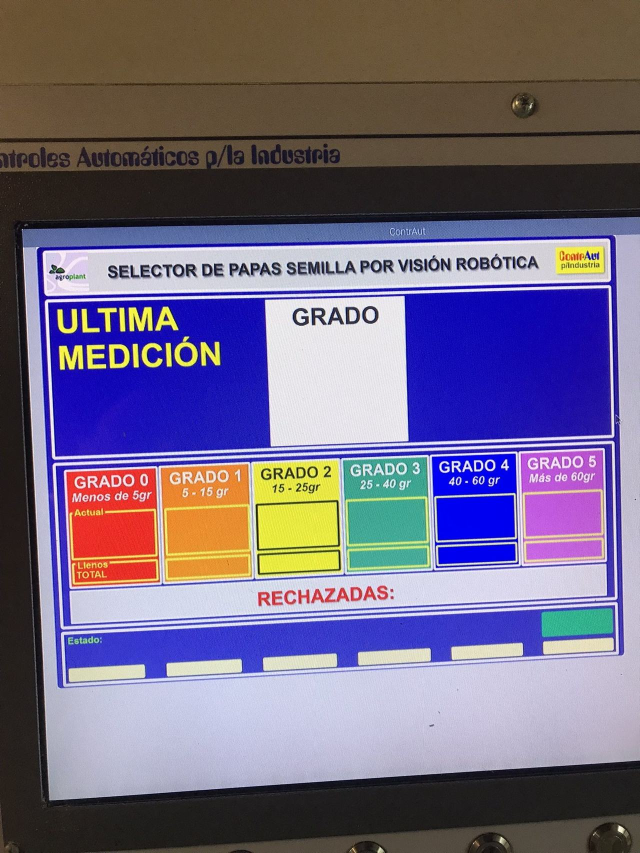
#> input picture assets/gallery/agroplant_02_hmi_onsite.jpg, 1280 x 1706 px (shown at 1/2 size)
$ python imagenes.py
#> lines starting #> are read from the running program, lines starting #| are printed output that depends on the picture
# -*- coding: utf-8 -*-
"""Convierte las fotos fuente de assets/ a WebP en dos anchos (assets/img/).
Uso: python3 tools/imagenes.py   (requiere Pillow)"""
import os
from PIL import Image, ImageOps

RAIZ = os.path.dirname(os.path.dirname(os.path.abspath(__file__)))
SRC = os.path.join(RAIZ, "assets")
OUT = os.path.join(RAIZ, "assets", "img")
ANCHOS = (640, 1280)

FOTOS = {
    "gallery/agroplant_02_hmi_onsite.jpg": "u9-hmi-planta",
    "gallery/agroplant_04_pcb.jpg": "u9-placas",
    "gallery/agroplant_05_vision_box.jpg": "u9-camara",
    "gallery/agroplant_06_vision_test.jpg": "u9-ensayo",
    "gallery/agroplant_07_hmi_grado.jpg": "u9-hmi-grado",
    "gallery/agroplant_08_planta_molino.jpg": "u9-planta",
    "gallery/agroplant_09_panel.jpg": "u9-tablero",
    "papometro_vision.jpg": "u9-segmentacion",
    "electronart_app.png": "ea-esquematico",
    "electronart_fft.png": "ea-fft",
    "mixoil_graf.png": "mixoil-ciclo",
    "gallery/obra_01_cad.jpg": "obra-cad",
    "gallery/obra_03_control.jpg": "obra-control",
    "gallery/obra_04_ensamble.jpg": "obra-ensamble",
    "gallery/obra_05_completo.jpg": "obra-completo",
    "gallery/robot_01_ensamblado.jpg": "robot-armado",
    "gallery/robot_02_desensamblado.jpg": "robot-despiece",
}

def main():
    os.makedirs(OUT, exist_ok=True)
    for src, nombre in FOTOS.items():
        im = ImageOps.exif_transpose(Image.open(os.path.join(SRC, src))).convert("RGB")
#> im is the input picture: PIL image 1280x1706 RGB; mean R, G, B 115.1, 105.4, 131.8
        for w in ANCHOS:
            r = im.copy()
            r.thumbnail((w, 10000))  # no agranda imagenes chicas
            dst = os.path.join(OUT, f"{nombre}-{w}.webp")
            r.save(dst, "WEBP", quality=72, method=6)
            print(dst, r.size, os.path.getsize(dst) // 1024, "KB")
#> this loop made 2 passes
#> pass 1, in main, `r.save(dst, "WEBP", quality=72, method=6)`:
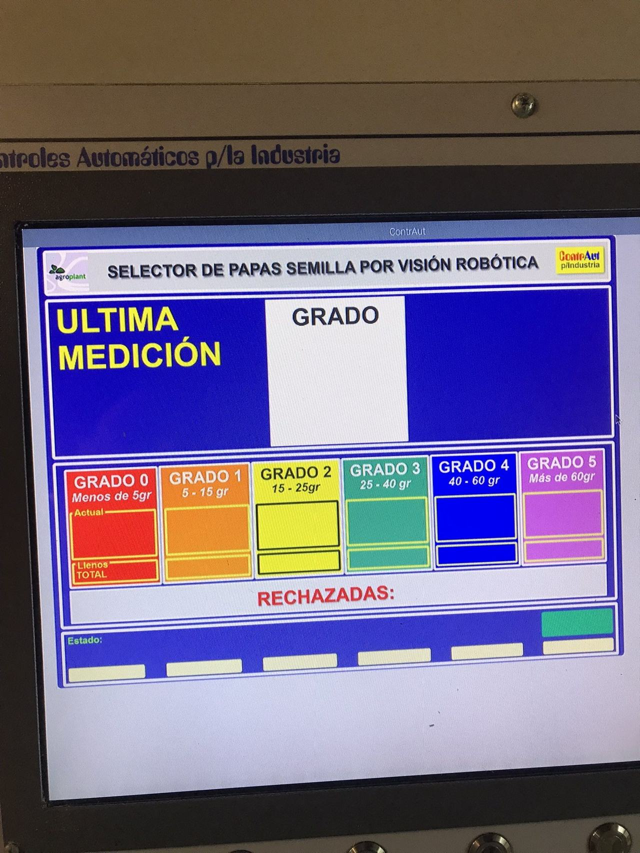
#> saved as u9-hmi-planta-640.webp: PIL image 640x853 RGB; mean R, G, B 115.1, 105.4, 131.8
#> pass 2 of the loop in main, `for src, nombre in FOTOS.items():`:
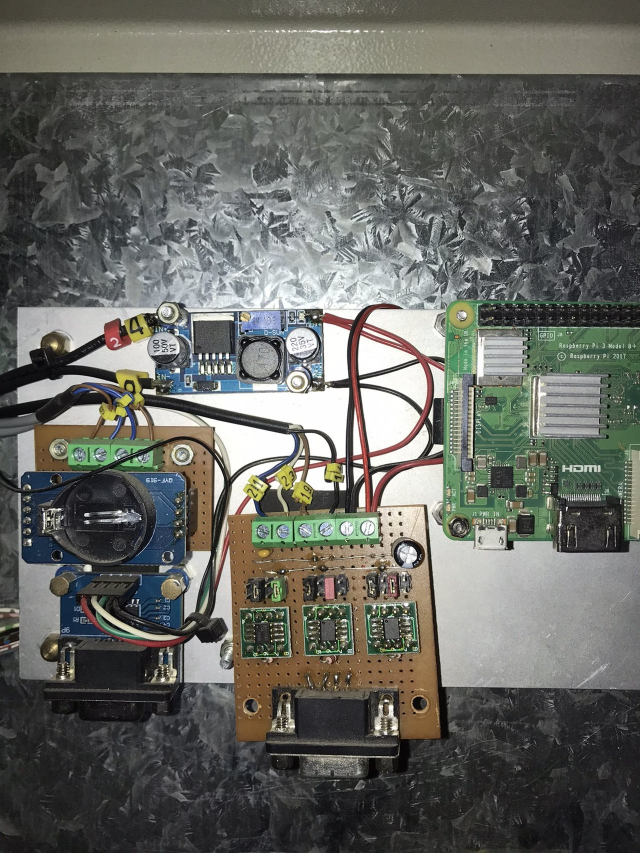
#> input picture assets/gallery/agroplant_04_pcb.jpg, 1280 x 1706 px (shown at 1/2 size)
#> in main, im is the input picture: PIL image 1280x1706 RGB; mean R, G, B 101.8, 102.9, 97.4
#> the loop in main, `for w in ANCHOS:` made 2 passes
#| assets/img/u9-placas-640.webp (640, 853) 79 KB
#| assets/img/u9-placas-1280.webp (1280, 1706) 256 KB
#> pass 1, in main, `r.save(dst, "WEBP", quality=72, method=6)`:
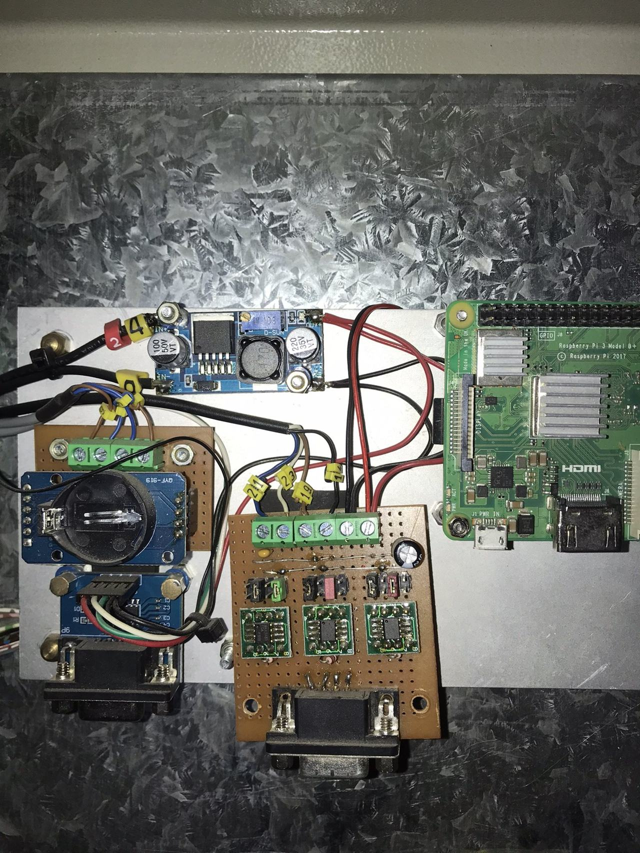
#> saved as u9-placas-640.webp: PIL image 640x853 RGB; mean R, G, B 101.8, 102.9, 97.4
#> pass 3 of the loop in main, `for src, nombre in FOTOS.items():`:
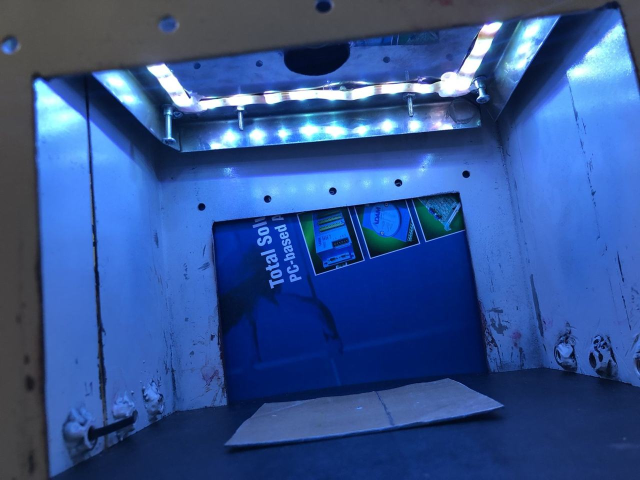
#> input picture assets/gallery/agroplant_05_vision_box.jpg, 1280 x 960 px (shown at 1/2 size)
#> in main, im is the input picture: PIL image 1280x960 RGB; mean R, G, B 51.1, 83.4, 146.1
#> the loop in main, `for w in ANCHOS:` made 2 passes
#| assets/img/u9-camara-640.webp (640, 480) 18 KB
#| assets/img/u9-camara-1280.webp (1280, 960) 48 KB
#> pass 1, in main, `r.save(dst, "WEBP", quality=72, method=6)`:
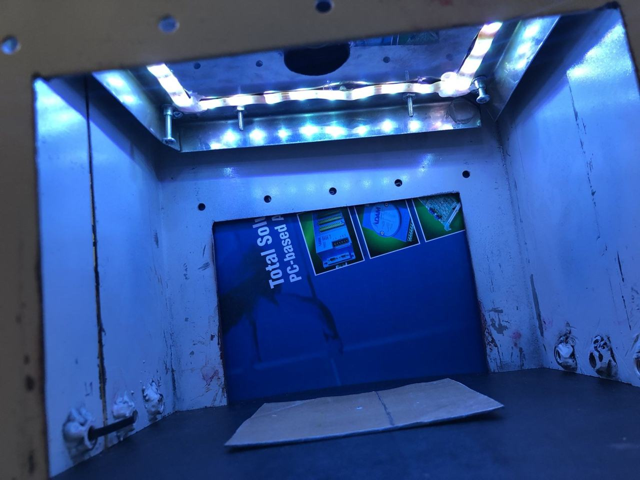
#> saved as u9-camara-640.webp: PIL image 640x480 RGB; mean R, G, B 51.1, 83.4, 146.1
#> the loop made 7 passes; the first 3 are shown
    # Imagen OG 1200x630 (JPEG, compatible con todas las redes)
    im = ImageOps.exif_transpose(Image.open(os.path.join(SRC, "gallery/agroplant_07_hmi_grado.jpg"))).convert("RGB")
    ImageOps.fit(im, (1200, 630), centering=(0.5, 0.35)).save(os.path.join(OUT, "og.jpg"), quality=82)

if __name__ == "__main__":
#> (the run stopped early here; a loop or call above may not have finished)
